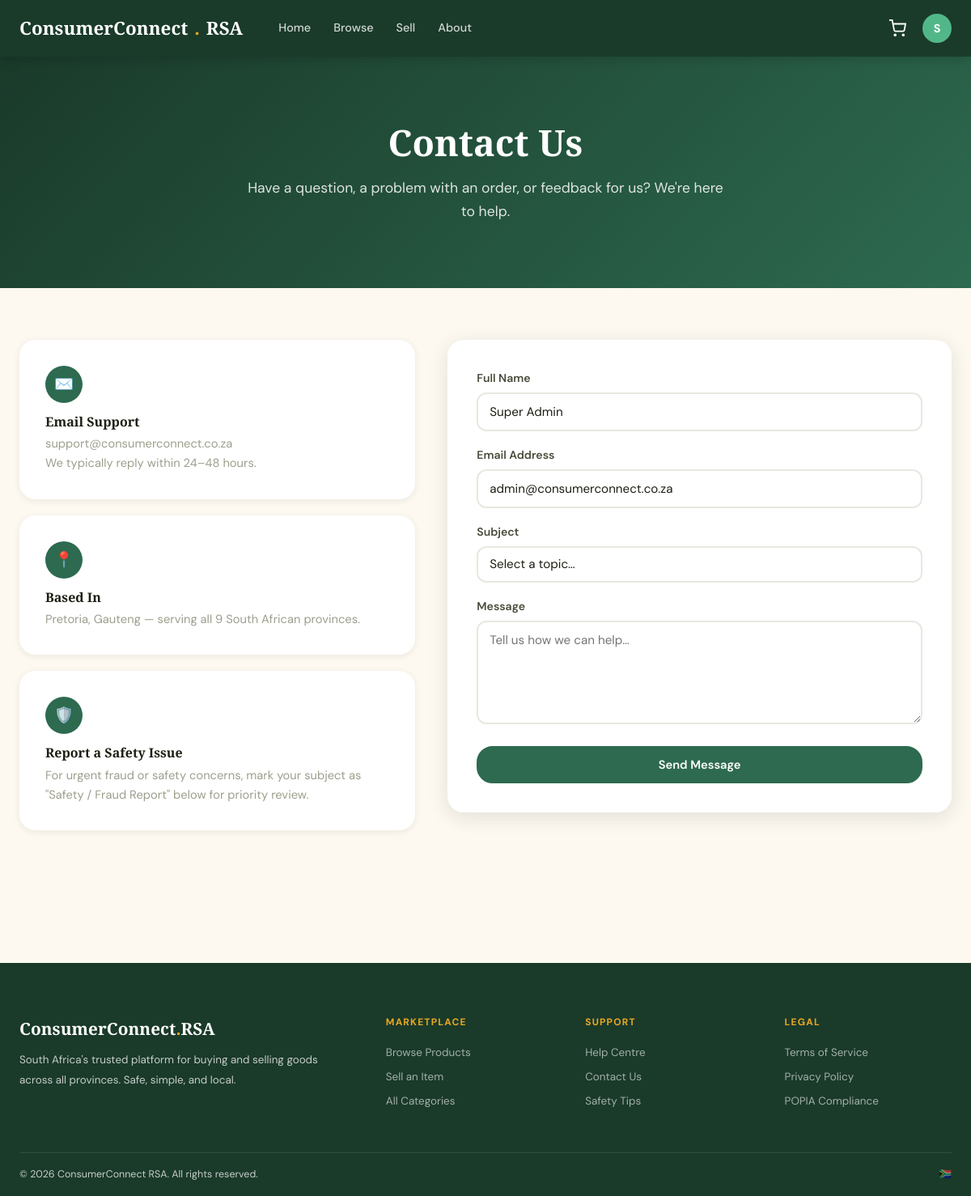
/contact-us.php (signed in), run on the app's committed database.
### tables this page shows
CREATE TABLE users (
  id            INT UNSIGNED AUTO_INCREMENT PRIMARY KEY,
  role_id       INT UNSIGNED NOT NULL DEFAULT 5,
  first_name    VARCHAR(80) NOT NULL,
  last_name     VARCHAR(80) NOT NULL,
  email         VARCHAR(191) NOT NULL UNIQUE,
  phone         VARCHAR(20),
  password_hash VARCHAR(255) NOT NULL,
  avatar        VARCHAR(255),
  province      VARCHAR(80),
  city          VARCHAR(80),
  status        ENUM('active','suspended','pending') DEFAULT 'pending',
  verified_at   TIMESTAMP NULL,
  created_at    TIMESTAMP DEFAULT CURRENT_TIMESTAMP,
  updated_at    TIMESTAMP DEFAULT CURRENT_TIMESTAMP ON UPDATE CURRENT_TIMESTAMP,
  FOREIGN KEY (role_id) REFERENCES roles(id)
);

### auth.php (called while the page is built, shortened)
<?php
require_once __DIR__ . '/config.php';
function isLoggedIn(): bool {
    return isset($_SESSION['user_id']);
}
function currentUser(): ?array {
    static $user = null;
    if ($user === null) {
        $stmt = db()->prepare(
            'SELECT u.*, r.name AS role_name
             FROM users u JOIN roles r ON u.role_id = r.id
             WHERE u.id = ?'
        );
        $stmt->execute([$_SESSION['user_id']]);
        $user = $stmt->fetch() ?: null;
    }
    return $user;
}
function h(string $s): string {
    return htmlspecialchars($s, ENT_QUOTES | ENT_HTML5, 'UTF-8');
}
?>

### config.php (called while the page is built, shortened)
<?php
function db(): PDO {
    static $pdo = null;
    if ($pdo === null) {
        $dsn = sprintf(
            'mysql:host=%s;port=%s;dbname=%s;charset=%s',
            DB_HOST, DB_PORT, DB_NAME, DB_CHARSET
        );
        $options = [
            PDO::ATTR_ERRMODE            => PDO::ERRMODE_EXCEPTION,
            PDO::ATTR_DEFAULT_FETCH_MODE => PDO::FETCH_ASSOC,
            PDO::ATTR_EMULATE_PREPARES   => false,
        ];
        try {
            $pdo = new PDO($dsn, DB_USER, DB_PASS, $options);
        } catch (PDOException $e) {
            die(json_encode(['error' => 'Database connection failed: ' . $e->getMessage()]));
        }
    }
    return $pdo;
}
?>

### contact-us.php (the view, shortened to what this page needs)
<?php
require_once 'auth.php';
$user = currentUser();
$sent = false;
?>
<!DOCTYPE html>
<html lang="en">
<head>
<link rel="stylesheet" href="css/style.css">
</head>
<body>
<?php include 'navbar.php'; ?>
<div class="contact-hero">
  <div class="container">
    <h1>Contact Us</h1>
    <p>Have a question, a problem with an order, or feedback for us? We're here to help.</p>
  </div>
</div>
<section class="contact-wrap">
  <div class="container">
    <div class="contact-grid">
      <div>
        <div class="contact-info-card">
          <div class="icon">✉️</div>
          <h4>Email Support</h4>
          <p>support@consumerconnect.co.za<br>We typically reply within 24–48 hours.</p>
        </div>
        <div class="contact-info-card">
          <div class="icon">📍</div>
          <h4>Based In</h4>
          <p>Pretoria, Gauteng — serving all 9 South African provinces.</p>
        </div>
        <div class="contact-info-card">
          <div class="icon">🛡️</div>
          <h4>Report a Safety Issue</h4>
          <p>For urgent fraud or safety concerns, mark your subject as "Safety / Fraud Report" below for priority review.</p>
        </div>
      </div>
      <div class="contact-form-card">
        <?php if ($sent): ?>
          <div class="contact-success">
            <div class="check">✓</div>
            <h2>Message Sent</h2>
            <p style="color:var(--grey-400);margin-top:8px;">Thanks for reaching out — our support team will get back to you shortly.</p>
            <a href="contact-us.php" class="btn btn-outline" style="margin-top:20px;">Send Another Message</a>
          </div>
        <?php else: ?>
          <form method="POST">
            <div class="form-group">
              <label class="form-label">Full Name</label>
              <input type="text" name="name" class="form-control" required value="<?= h($_POST['name'] ?? ($user['first_name'] ?? '').' '.($user['last_name'] ?? '')) ?>">
            </div>
            <div class="form-group">
              <label class="form-label">Email Address</label>
              <input type="email" name="email" class="form-control" required value="<?= h($_POST['email'] ?? ($user['email'] ?? '')) ?>">
            </div>
            <div class="form-group">
              <label class="form-label">Subject</label>
              <select name="subject" class="form-control" required>
                <option value="">Select a topic…</option>
              </select>
            </div>
            <div class="form-group">
              <label class="form-label">Message</label>
              <textarea name="message" class="form-control" rows="5" required placeholder="Tell us how we can help…"><?= h($_POST['message'] ?? '') ?></textarea>
            </div>
            <button type="submit" class="btn btn-primary" style="width:100%;">Send Message</button>
          </form>
        <?php endif; ?>
      </div>
    </div>
  </div>
</section>
<?php include 'footer.php'; ?>
</body>
</html>

### navbar.php (shortened to what this page needs)
<nav class="navbar">
  <div class="container navbar-inner">
    <a href="<?= SITE_URL ?>/index.php" class="navbar-brand">
      ConsumerConnect<span class="brand-dot">.</span>RSA
    </a>
    <div class="navbar-links" id="navLinks">
      <a href="<?= SITE_URL ?>/index.php">Home</a>
      <a href="<?= SITE_URL ?>/products.php">Browse</a>
      <a href="<?= SITE_URL ?>/sell.php">Sell</a>
      <a href="<?= SITE_URL ?>/about.php">About</a>
    </div>
    <div class="navbar-actions">
      <a href="<?= SITE_URL ?>/cart.php" class="cart-badge">
        <svg width="22" height="22" fill="none" stroke="currentColor" stroke-width="2" viewBox="0 0 24 24"><circle cx="9" cy="21" r="1"/><circle cx="20" cy="21" r="1"/><path d="M1 1h4l2.68 13.39a2 2 0 0 0 2 1.61h9.72a2 2 0 0 0 2-1.61L23 6H6"/></svg>
      </a>
      <?php if ($user): ?>
      <div class="user-menu-wrap">
        <button class="user-avatar-btn" id="avatarBtn">
          <?= strtoupper(substr($user['first_name'],0,1)) ?>
        </button>
      </div>
      <?php else: ?>
      <a href="<?= SITE_URL ?>/login.php" class="btn btn-outline" style="color:#fff;border-color:rgba(255,255,255,.4);">Login</a>
      <a href="<?= SITE_URL ?>/register.php" class="btn btn-gold btn-sm">Register</a>
      <?php endif; ?>
    </div>
  </div>
</nav>

### css/style.css (style rules this page uses)
:root { --green-deep: #1a3a2a; --green-mid: #2d6a4f; --green-light: #52b788; --gold: #e9a824; --gold-light: #f4c458; --cream: #fdf8f0; --white: #ffffff; --grey-100: #f5f5f0; --grey-200: #e8e8e0; --grey-400: #9e9e8e; --grey-700: #4a4a3a; --text: #1e1e14; --danger: #c0392b; --success: #27ae60; --radius-sm: 6px; --radius-md: 12px; --radius-lg: 20px; --radius-xl: 32px; --shadow-sm: 0 2px 8px rgba(26,58,42,.08); --shadow-md: 0 6px 24px rgba(26,58,42,.12); --shadow-lg: 0 16px 48px rgba(26,58,42,.18); --transition: all .22s cubic-bezier(.4,0,.2,1); }
*, *::before, *::after { box-sizing: border-box; margin: 0; padding: 0; }
html { scroll-behavior: smooth; font-size: 16px; -webkit-text-size-adjust: 100%; }
body { font-family: 'DM Sans', sans-serif; background: var(--cream); color: var(--text); line-height: 1.65; min-height: 100vh; overflow-x: hidden; }
a { color: inherit; text-decoration: none; }
input, select, textarea, button { font-family: inherit; }
h1, h2, h3, h4 { font-family: 'Playfair Display', serif; line-height: 1.15; }
h1 { font-size: clamp(1.75rem, 5vw, 3.5rem); font-weight: 900; }
h4 { font-size: 1rem; font-weight: 700; }
.container { max-width: 1280px; margin: 0 auto; padding: 0 16px; }
@media (min-width:768px) { .container { padding: 0 24px; } }
.btn { display: inline-flex; align-items: center; justify-content: center; gap: 8px; padding: 11px 22px; border-radius: var(--radius-lg); font-family: 'DM Sans', sans-serif; font-weight: 600; font-size: .92rem; cursor: pointer; border: 2px solid transparent; transition: var(--transition); white-space: nowrap; touch-action: manipulation; }
.btn-primary { background: var(--green-mid); color: var(--white); border-color: var(--green-mid); }
.form-group { margin-bottom: 18px; }
.form-label { display: block; font-weight: 600; font-size: .88rem; margin-bottom: 6px; color: var(--grey-700); }
.form-control { width: 100%; padding: 12px 14px; border: 2px solid var(--grey-200); border-radius: var(--radius-md); font-size: .95rem; color: var(--text); background: var(--white); transition: var(--transition); outline: none; -webkit-appearance: none; }
textarea.form-control { resize: vertical; min-height: 120px; }
select.form-control { appearance: none; cursor: pointer; }
.navbar { position: sticky; top: 0; z-index: 999; background: var(--green-deep); box-shadow: 0 2px 16px rgba(0,0,0,.2); }
.navbar-inner { display: flex; align-items: center; justify-content: space-between; height: 60px; gap: 8px; }
@media (min-width:768px) { .navbar-inner { height: 70px; } }
.navbar-brand { display: flex; align-items: center; gap: 8px; font-family: 'Playfair Display', serif; font-size: 1.1rem; font-weight: 900; color: var(--white); flex-shrink: 0; }
@media (min-width:768px) { .navbar-brand { font-size: 1.4rem; } }
.navbar-brand .brand-dot { color: var(--gold); }
.navbar-links { display: none; }
@media (min-width:768px) { .navbar-links { display: flex; align-items: center; gap: 4px; flex: 1; padding-left: 24px; } }
@media (min-width:768px) { .navbar-links a { color: rgba(255,255,255,.8); padding: 8px 12px; border-radius: var(--radius-sm); font-weight: 500; transition: var(--transition); font-size: .9rem; } }
.navbar-actions { display: flex; align-items: center; gap: 6px; }
@media (min-width:768px) { .navbar-actions { gap: 10px; } }
.cart-badge { position: relative; display: flex; align-items: center; gap: 5px; color: var(--white); padding: 8px 10px; border-radius: var(--radius-sm); transition: var(--transition); }
.user-menu-wrap { position: relative; }
.user-avatar-btn { background: var(--green-light); color: var(--white); border: none; border-radius: 50%; width: 36px; height: 36px; font-weight: 700; cursor: pointer; font-size: .9rem; transition: var(--transition); }

### data on the page
users: first_name "S", name "Super Admin", email "admin@consumerconnect.co.za"
